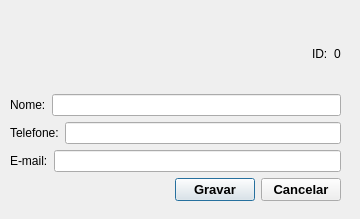
<?xml version="1.0" encoding="UTF-8"?>
<ui version="4.0">
 <class>EditarContato</class>
 <widget class="QDialog" name="EditarContato">
  <property name="geometry">
   <rect>
    <x>0</x>
    <y>0</y>
    <width>360</width>
    <height>219</height>
   </rect>
  </property>
  <property name="minimumSize">
   <size>
    <width>360</width>
    <height>219</height>
   </size>
  </property>
  <property name="maximumSize">
   <size>
    <width>360</width>
    <height>219</height>
   </size>
  </property>
  <property name="windowTitle">
   <string>Dialog</string>
  </property>
  <widget class="QWidget" name="layoutWidget">
   <property name="geometry">
    <rect>
     <x>10</x>
     <y>20</y>
     <width>331</width>
     <height>181</height>
    </rect>
   </property>
   <layout class="QVBoxLayout" name="verticalLayout">
    <item>
     <layout class="QHBoxLayout" name="horizontalLayout_5">
      <item>
       <spacer name="horizontalSpacer_2">
        <property name="orientation">
         <enum>Qt::Horizontal</enum>
        </property>
        <property name="sizeHint" stdset="0">
         <size>
          <width>40</width>
          <height>20</height>
         </size>
        </property>
       </spacer>
      </item>
      <item>
       <widget class="QLabel" name="label_4">
        <property name="text">
         <string>ID:</string>
        </property>
       </widget>
      </item>
      <item>
       <widget class="QLabel" name="lblNome">
        <property name="text">
         <string>0</string>
        </property>
       </widget>
      </item>
     </layout>
    </item>
    <item>
     <layout class="QHBoxLayout" name="horizontalLayout_4">
      <item>
       <widget class="QLabel" name="label">
        <property name="text">
         <string>Nome:</string>
        </property>
       </widget>
      </item>
      <item>
       <widget class="QLineEdit" name="txtNome"/>
      </item>
     </layout>
    </item>
    <item>
     <layout class="QHBoxLayout" name="horizontalLayout_3">
      <item>
       <widget class="QLabel" name="label_2">
        <property name="text">
         <string>Telefone:</string>
        </property>
       </widget>
      </item>
      <item>
       <widget class="QLineEdit" name="txtTel"/>
      </item>
     </layout>
    </item>
    <item>
     <layout class="QHBoxLayout" name="horizontalLayout_2">
      <item>
       <widget class="QLabel" name="label_3">
        <property name="text">
         <string>E-mail:</string>
        </property>
       </widget>
      </item>
      <item>
       <widget class="QLineEdit" name="txtMail"/>
      </item>
     </layout>
    </item>
    <item>
     <layout class="QHBoxLayout" name="horizontalLayout">
      <item>
       <spacer name="horizontalSpacer">
        <property name="orientation">
         <enum>Qt::Horizontal</enum>
        </property>
        <property name="sizeHint" stdset="0">
         <size>
          <width>40</width>
          <height>20</height>
         </size>
        </property>
       </spacer>
      </item>
      <item>
       <widget class="QPushButton" name="btnGrav">
        <property name="font">
         <font>
          <pointsize>10</pointsize>
          <bold>true</bold>
         </font>
        </property>
        <property name="text">
         <string>Gravar</string>
        </property>
       </widget>
      </item>
      <item>
       <widget class="QPushButton" name="btnCanc">
        <property name="font">
         <font>
          <pointsize>10</pointsize>
          <bold>true</bold>
         </font>
        </property>
        <property name="text">
         <string>Cancelar</string>
        </property>
       </widget>
      </item>
     </layout>
    </item>
   </layout>
  </widget>
 </widget>
 <resources/>
 <connections/>
</ui>
